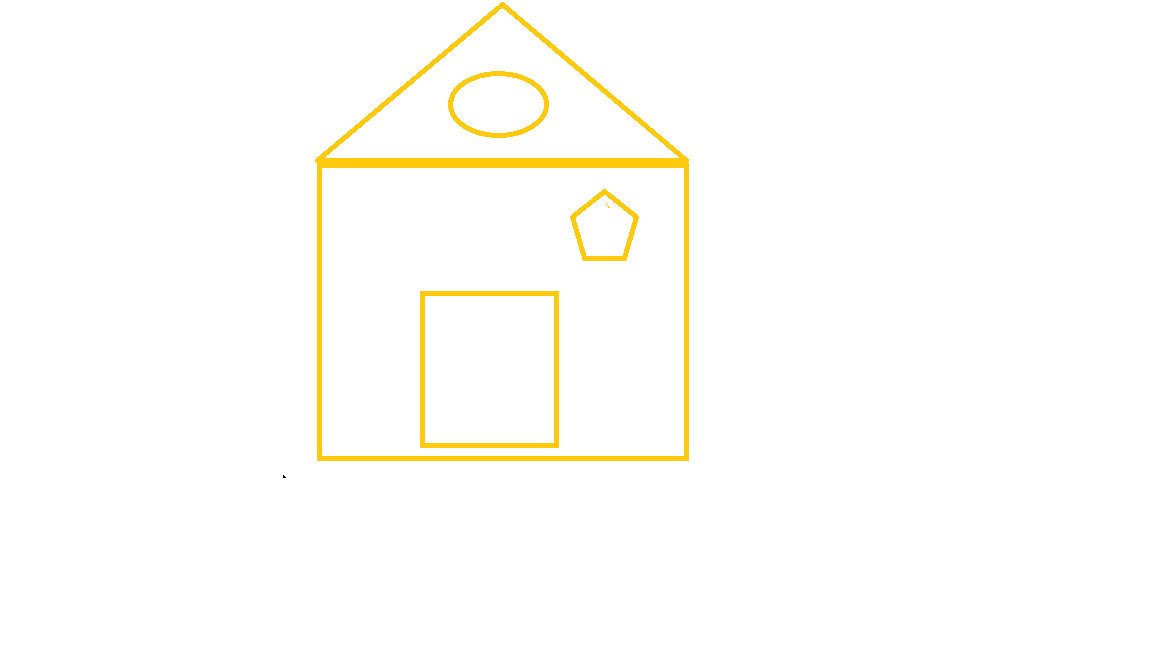
#> input picture house.png, 1152 x 648 px
$ jupyter execute --allow-errors Image_Segmentation.ipynb
#> lines starting #> are read from the running program, lines starting #| are printed output that depends on the picture; after the words box and inside, x2 and y2 are one past the last pixel; in counts of white or black regions, pixels touching at a corner belong together
<strong><h1><em>IMAGE SEGMENTATION</em></h1>

[cell 1]
import cv2
import numpy as np
from google.colab import files
from google.colab.patches import cv2_imshow
img=cv2.imread('shapes.png')
cv2_imshow(img)

<h3>1.Contours

#> (a cell that did not finish here is left out)

<h1><b>SORTING CONTOURS </h1>
<ul>
<li>SORTING BY AREA used in OBJECT RECOGNITION --> using contour area
<li> SORTING BY SPATIAL POSITION --> using contour centriod

#> (a cell that did not finish here is left out)

#> (a cell that did not finish here is left out)

[cell 5]
imgn=cv2.imread('shapes.png')


# [12 lines left out: functions xcord, label_contour_center, not called in this run]


#> (the rest of this cell did not finish here and is left out)

**APPROXIMATING CONTOURS AND CONVEX HULL**

[cell 6]
import cv2
import numpy as np
from google.colab import files
from google.colab.patches import cv2_imshow

house=cv2.imread('house.png')
#> house is the input picture: shape (648, 1152, 3); mean B, G, R 249.8, 253.8, 255
cv2_imshow(house)

[cell 7]
gray=cv2.cvtColor(house,cv2.COLOR_BGR2GRAY)
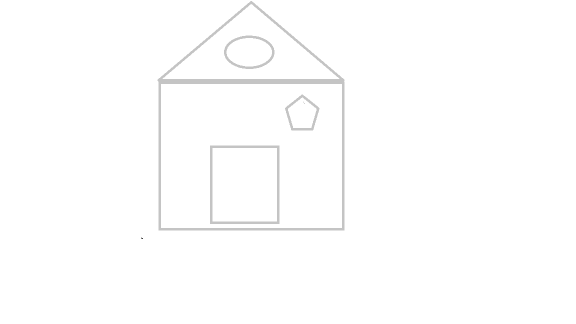
#> gray: shape (648, 1152) (shown at 1/2 size); min 0, max 255, mean 253.7
cv2_imshow(gray)

ret,thresh=cv2.threshold(gray,200,225,cv2.THRESH_BINARY_INV)
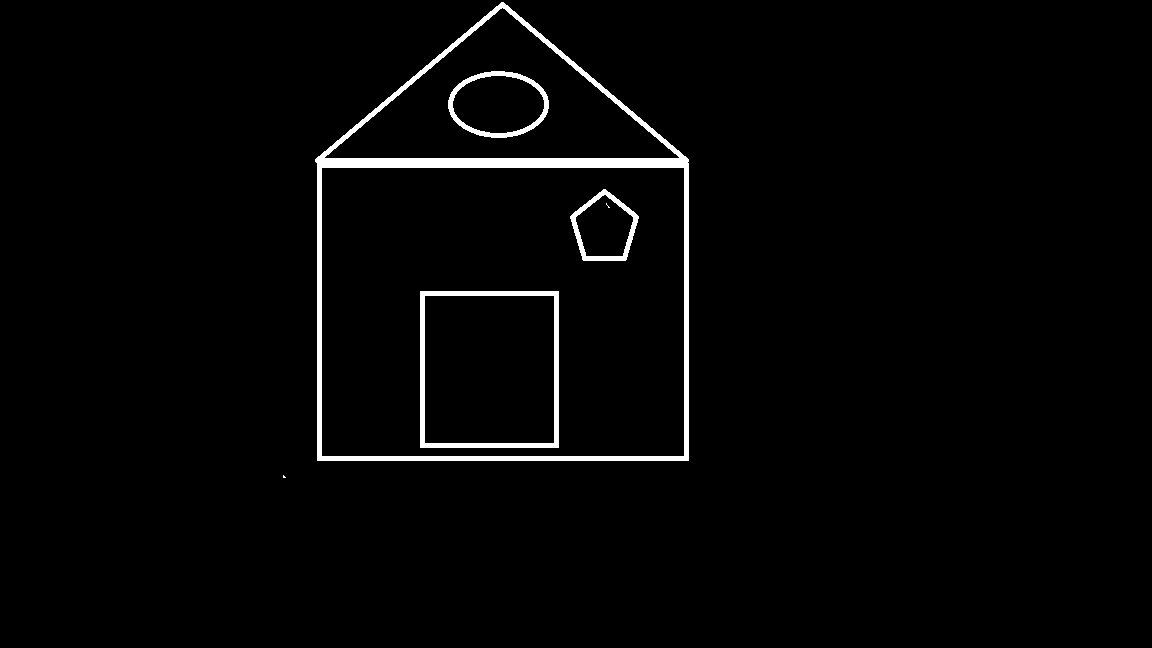
#> thresh: shape (648, 1152); values 0 (black) and 225 (white), 2.1% white; 6 white regions (2 under 20 px)

contours,hier=cv2.findContours(thresh.copy(),cv2.RETR_LIST,cv2.CHAIN_APPROX_NONE)
#> contours = 11 contours, 2 with area under 20; largest, box (x1, y1, x2, y2) and area: (315, 2, 689, 461) 141096, (321, 167, 685, 457) 104905, (324, 7, 680, 159) 27040, (420, 291, 559, 448) 21528, (424, 295, 555, 444) 19238

temp = house.copy()

for c in contours:
  x,y,w,h=cv2.boundingRect(c)
  cv2.rectangle(temp,(x,y),(x+w,y+h),(0,0,255),2)
  cv2_imshow(temp)
#> this loop made 11 passes
#> (x, y, w, h) on passes 1 to 8: (283, 475, 3, 3), (424, 295, 131, 149), (420, 291, 139, 157), (606, 203, 4, 5), (575, 194, 59, 63), (570, 189, 69, 72), (321, 167, 364, 290), (452, 75, 93, 59)
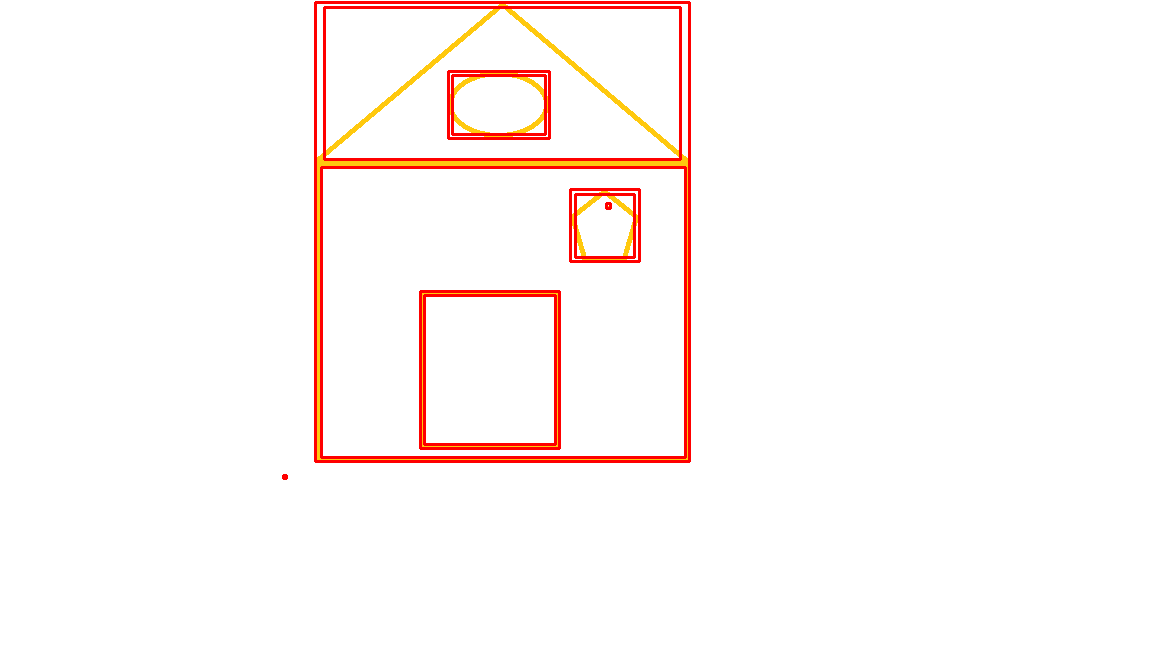
#> temp: shape (648, 1152, 3); 2.54% of pixels changed, all inside (x1, y1, x2, y2) = (282, 1, 691, 480)


for c in contours:
  acc=0.03*cv2.arcLength(c,True)
  approx=cv2.approxPolyDP(c,acc,True)
  cv2.drawContours(house,[approx],0,(0,255,0),2)
  cv2_imshow(house)
#> this loop made 11 passes
#> acc on passes 4, 5, 6, 8, 9, 11: 0.332, 6, 6.93, 7.52, 8.34, 44.33
#> pass 2, `cv2_imshow(house)`:
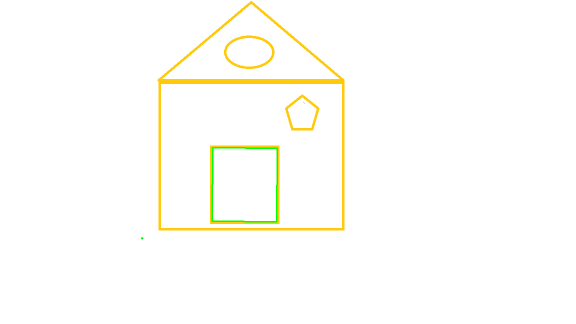
#> shown: shape (648, 1152, 3) (shown at 1/2 size); mean B, G, R 249.5, 253.9, 254.4
#> after the loop:
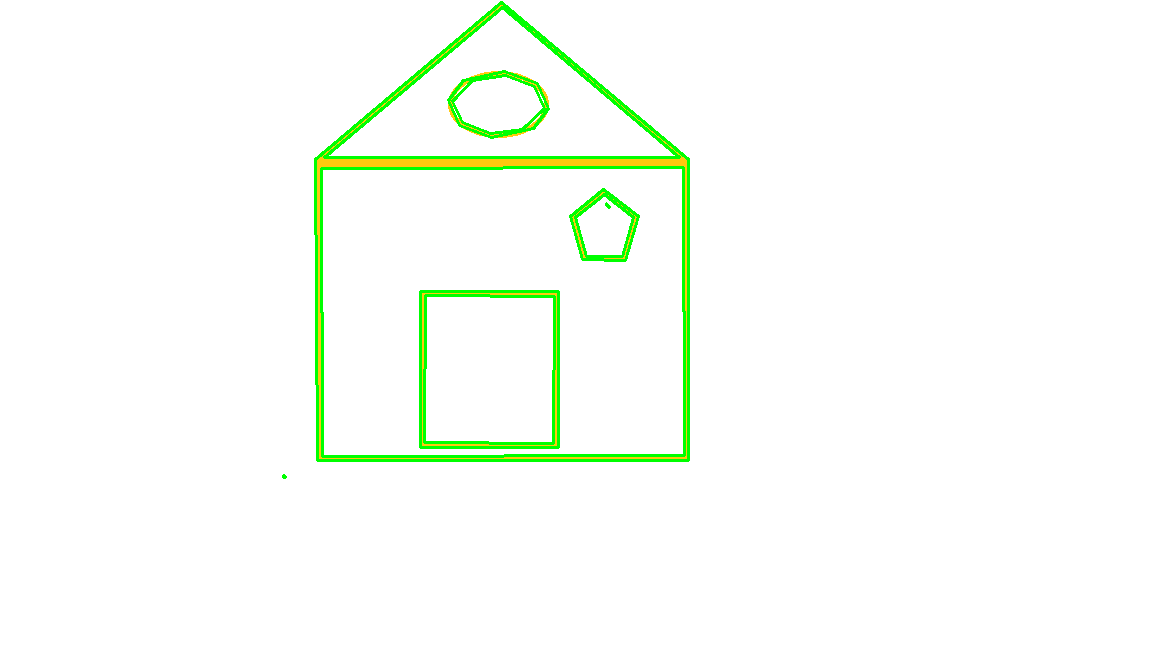
#> house: shape (648, 1152, 3); 2.28% of pixels changed, all inside (x1, y1, x2, y2) = (282, 1, 690, 479)

$ run again, with new_shapes.png copied over house.png
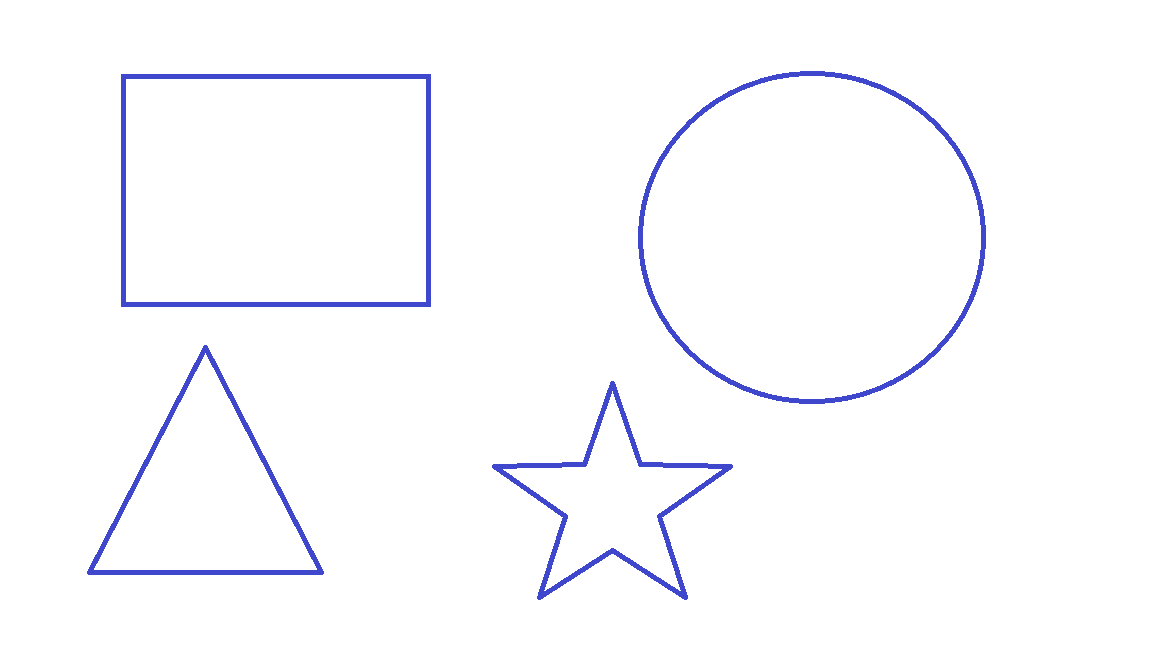
#> input picture new_shapes.png, 1152 x 648 px
#> house is the input picture: shape (648, 1152, 3); mean B, G, R 253.7, 250.4, 250.2
#> gray: shape (648, 1152); values 84 (black) and 255 (white), 97.5% white; 4 black regions, box (x1, y1, x2, y2) and area: (121, 74, 431, 307) 5330, (638, 71, 986, 404) 5262, (492, 381, 733, 600) 4294, (87, 345, 324, 575) 3681
#> thresh: shape (648, 1152); values 0 (black) and 225 (white), 2.5% white; 4 white regions
#> contours = 8 contours; box (x1, y1, x2, y2) and area: (638, 71, 986, 404) 90477, (642, 75, 982, 400) 86165, (121, 74, 431, 307) 71688, (125, 78, 427, 303) 67422, (87, 345, 324, 575) 27612, (93, 352, 318, 571) 24607, (492, 381, 733, 600) 18895, (502, 390, 723, 592) 15370
#> the loop `for c in contours:` made 8 passes
#> (x, y, w, h) on passes 1 to 8: (502, 390, 221, 202), (492, 381, 241, 219), (93, 352, 225, 219), (87, 345, 237, 230), (125, 78, 302, 225), (642, 75, 340, 325), (121, 74, 310, 233), (638, 71, 348, 333)
#> after the loop `for c in contours:`:
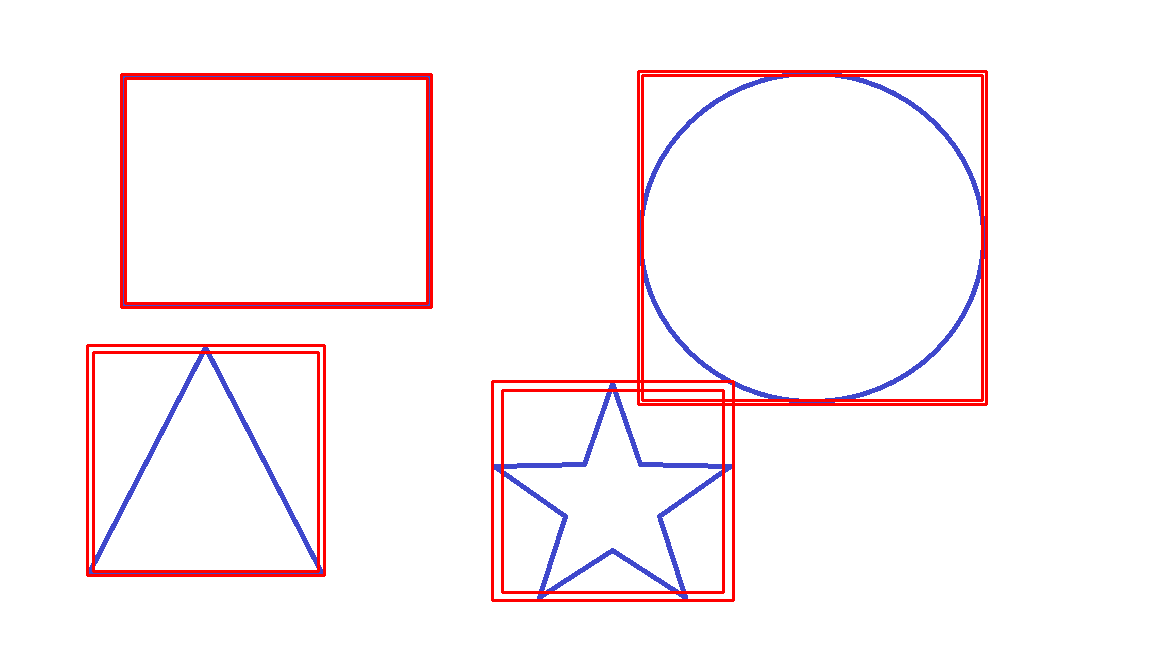
#> temp: shape (648, 1152, 3); 3.37% of pixels changed, all inside (x1, y1, x2, y2) = (86, 70, 988, 602)
#> the loop `for c in contours:` made 8 passes
#> acc on passes 1, 2, 6, 8: 25.66, 27.91, 32.96, 33.78
#> after the loop `for c in contours:`:
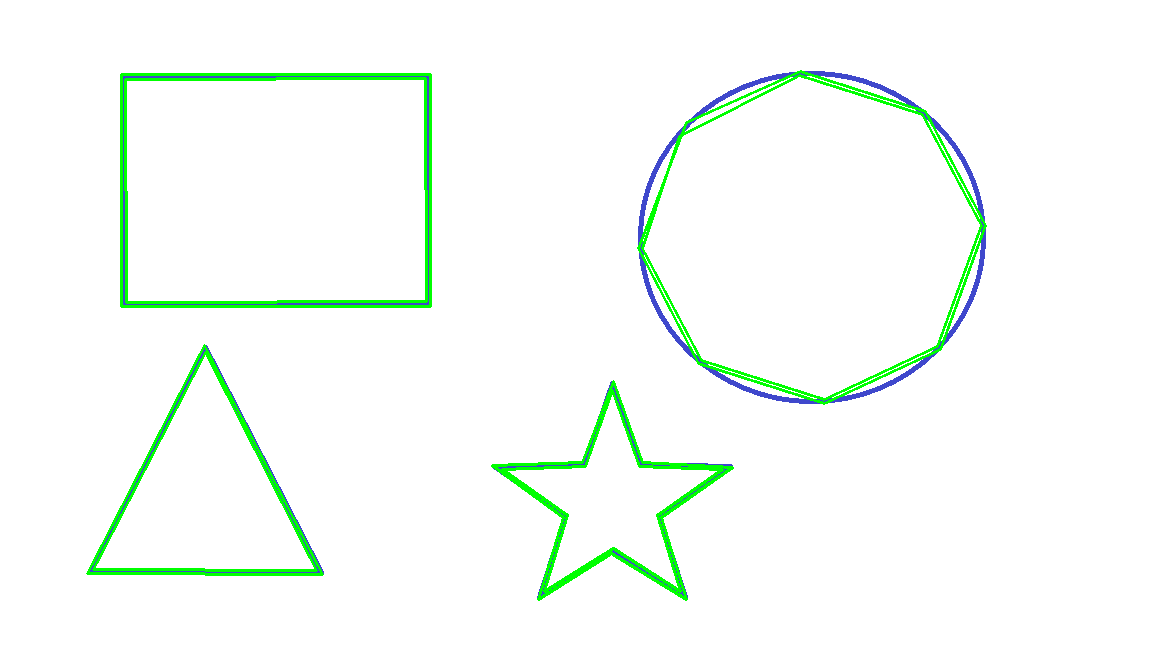
#> house: shape (648, 1152, 3); 2.75% of pixels changed, all inside (x1, y1, x2, y2) = (86, 70, 987, 601)
